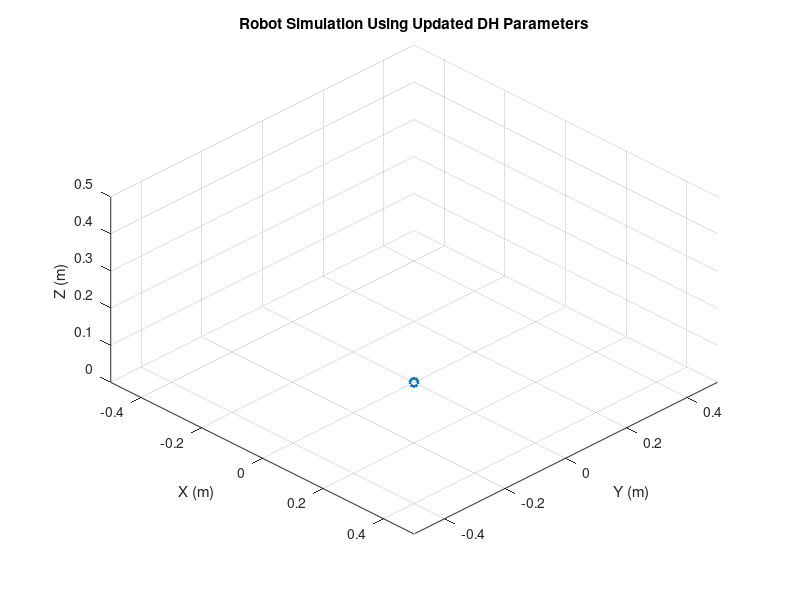

MATLAB code to generate this figure: (Note: this script raises an error after producing the figure.)
%%%%%%%%%%%%%%%%%%%%%%%%%%%%%%%%%%%%%%%%%%%%%%%%%%%%%%%%%%%%%%%%%%%%%%%%%%%
% Dynamixel Setup and Task Placeholders
%%%%%%%%%%%%%%%%%%%%%%%%%%%%%%%%%%%%%%%%%%%%%%%%%%%%%%%%%%%%%%%%%%%%%%%%%%%

clc;
clear all;
close all;
%% -- TASK 1.a --

% This script uses the following DH table:
%
%   Frame (i) | α_(i-1)      | a_(i-1) | θ_i                     | d_i
%   ---------------------------------------------------------------
%   Frame 1   | 0            | 0       | theta1                  | 0.077
%   Frame 2   | -π/2         | 0       | theta2 - 1.385448377    | 0
%   Frame 3   | 0            | 0.13    | theta3 + 1.385448377    | 0
%   Frame 4   | 0            | 0.124   | theta4                  | 0
%   Frame 5   | 0            | 0.126   | 0                       | 0

%%%%%%%%%%%%%%%%%%%%%%%%%%%%%%%%%%%%%%%%%%%%%%%%%%%%%%%%%%%%%%%%%%%%%%%%%%%

lib_name = '';

if strcmp(computer, 'PCWIN')
  lib_name = 'dxl_x86_c';
elseif strcmp(computer, 'PCWIN64')
  lib_name = 'dxl_x64_c';
elseif strcmp(computer, 'GLNX86')
  lib_name = 'libdxl_x86_c';
elseif strcmp(computer, 'GLNXA64')
  lib_name = 'libdxl_x64_c';
elseif strcmp(computer, 'MACI64')
  lib_name = 'libdxl_mac_c';
end

%{
%%%%%%%%%%%%%%%%%%%%%%%%%%%%%%%%%%%%%%%%%%%%%%%%%%%%%%%%%%%%%%%%%%%%%%%%%%%
%% UNCOMMENT THIS BLOCK FOR ACTUAL HARDWARE SETUP AND LIBRARY LOADING
%%%%%%%%%%%%%%%%%%%%%%%%%%%%%%%%%%%%%%%%%%%%%%%%%%%%%%%%%%%%%%%%%%%%%%%%%%%
if ~libisloaded(lib_name)
    [notfound, warnings] = loadlibrary(lib_name, 'dynamixel_sdk.h', ...
        'addheader', 'port_handler.h', 'addheader', 'packet_handler.h');
end
%}

%% ---- Control Table Addresses ---- %%
ADDR_PRO_TORQUE_ENABLE       = 64;           
ADDR_PRO_GOAL_POSITION       = 116; 
ADDR_PRO_PRESENT_POSITION    = 132; 
ADDR_PRO_OPERATING_MODE      = 11;
ADDR_PRO_PROFILE_VELOCITY    = 112;

%% ---- Other Settings ---- %%
PROTOCOL_VERSION            = 2.0;   
DXL_ID1                     = 11;     
DXL_ID2                     = 12;    
BAUDRATE                    = 57600;
DEVICENAME                  = 'COM5'; 

TORQUE_ENABLE               = 1; 
TORQUE_DISABLE              = 0; 
DXL_MINIMUM_POSITION_VALUE  = 0; 
DXL_MAXIMUM_POSITION_VALUE  = 4095;
DXL_MOVING_STATUS_THRESHOLD = 50; 
ESC_CHARACTER               = 'e'; 
COMM_SUCCESS                = 0; 
COMM_TX_FAIL                = -1001; 

%{
%%%%%%%%%%%%%%%%%%%%%%%%%%%%%%%%%%%%%%%%%%%%%%%%%%%%%%%%%%%%%%%%%%%%%%%%%%%
%% UNCOMMENT THIS BLOCK FOR ACTUAL HARDWARE INITIALIZATION
%%%%%%%%%%%%%%%%%%%%%%%%%%%%%%%%%%%%%%%%%%%%%%%%%%%%%%%%%%%%%%%%%%%%%%%%%%%
% Initialize PortHandler
port_num = portHandler(DEVICENAME);
% Initialize PacketHandler
packetHandler();

index = 1;
dxl_comm_result = COMM_TX_FAIL;
dxl_goal_position = [DXL_MINIMUM_POSITION_VALUE DXL_MAXIMUM_POSITION_VALUE];
dxl_error = 0;
dxl_present_position = 0;

% Open port
if (openPort(port_num))
    fprintf('Port Open\n');
else
    unloadlibrary(lib_name);
    fprintf('Failed to open the port\n');
    input('Press any key to terminate...\n');
    return;
end

% ----- SET MOTION LIMITS (Torque must be off) ----------- 
ADDR_MAX_POS = 48;
ADDR_MIN_POS = 52;
ADDR_TORQUE_ENABLE = 64;
MAX_POS = 3100;
MIN_POS = 1000;

% Example for two motors:
write1ByteTxRx(port_num, PROTOCOL_VERSION, DXL_ID1, ADDR_TORQUE_ENABLE, 0);
write4ByteTxRx(port_num, PROTOCOL_VERSION, DXL_ID1, ADDR_MAX_POS, MAX_POS);
write4ByteTxRx(port_num, PROTOCOL_VERSION, DXL_ID2, ADDR_MAX_POS, MAX_POS);
write4ByteTxRx(port_num, PROTOCOL_VERSION, DXL_ID1, ADDR_MIN_POS, MIN_POS);
write4ByteTxRx(port_num, PROTOCOL_VERSION, DXL_ID2, ADDR_MIN_POS, MIN_POS);

% Set port baudrate
if (setBaudRate(port_num, BAUDRATE))
    fprintf('Baudrate Set\n');
else
    unloadlibrary(lib_name);
    fprintf('Failed to change the baudrate!\n');
    input('Press any key to terminate...\n');
    return;
end

% Put actuators into Position Control Mode
write1ByteTxRx(port_num, PROTOCOL_VERSION, DXL_ID1, ADDR_PRO_OPERATING_MODE, 3);
write1ByteTxRx(port_num, PROTOCOL_VERSION, DXL_ID2, ADDR_PRO_OPERATING_MODE, 3);

% Set Profile Velocity
write4ByteTxRx(port_num, PROTOCOL_VERSION, DXL_ID1, ADDR_PRO_PROFILE_VELOCITY, 10);
write4ByteTxRx(port_num, PROTOCOL_VERSION, DXL_ID2, ADDR_PRO_PROFILE_VELOCITY, 10);

% Disable torque so we can freely read positions
write1ByteTxRx(port_num, PROTOCOL_VERSION, DXL_ID1, ADDR_PRO_TORQUE_ENABLE, 0);
write1ByteTxRx(port_num, PROTOCOL_VERSION, DXL_ID2, ADDR_PRO_TORQUE_ENABLE, 0);

dxl_comm_result = getLastTxRxResult(port_num, PROTOCOL_VERSION);
dxl_error = getLastRxPacketError(port_num, PROTOCOL_VERSION);
if dxl_comm_result ~= COMM_SUCCESS
    fprintf('%s\n', getTxRxResult(PROTOCOL_VERSION, dxl_comm_result));
elseif dxl_error ~= 0
    fprintf('%s\n', getRxPacketError(PROTOCOL_VERSION, dxl_error));
else
    fprintf('Dynamixel has been successfully connected \n');
end
%} 
% END OF HARDWARE BLOCK


%%%%%%%%%%%%%%%%%%%%%%%%%%%%%%%%%%%%%%%%%%%%%%%%%%%%%%%%%%%%%%%%%%%%%%%%%%%
%% Task 1.b: Graphical Simulation of the Robot (Updated DH Parameters)
%%%%%%%%%%%%%%%%%%%%%%%%%%%%%%%%%%%%%%%%%%%%%%%%%%%%%%%%%%%%%%%%%%%%%%%%%%%
% The transformation matrix used is:
%
%     T = [ cos(theta)             -sin(theta)             0           a;
%           sin(theta)*cos(alpha)  cos(theta)*cos(alpha)   -sin(alpha) -d*sin(alpha);
%           sin(theta)*sin(alpha)  cos(theta)*sin(alpha)    cos(alpha)  d*cos(alpha);
%           0                      0                       0           1];
%
% The drawFrame function draws coordinate frames using:
%   - green arrow for the x-axis,
%   - blue arrow for the y-axis,
%   - red arrow for the z-axis.
%
% In this simulation each joint is moved individually while the others
% remain fixed. To modify a joint’s motion, change its amplitude (amp)
% or other motion parameters in the corresponding section.
%%%%%%%%%%%%%%%%%%%%%%%%%%%%%%%%%%%%%%%%%%%%%%%%%%%%%%%%%%%%%%%%%%%%%%%%%%%

%% Setup the Figure and Axes
figure('Name','Robot Simulation','NumberTitle','off'); 
axis equal; grid on; hold on;
xlabel('X (m)'); ylabel('Y (m)'); zlabel('Z (m)');
title('Robot Simulation Using Updated DH Parameters');
xlim([-0.5, 0.5]); ylim([-0.5, 0.5]); zlim([0, 0.5]);
view(45,30);

frameScale = 0.05;

% Predefine initial joint angles (in radians)
theta1 = 0; 
theta2 = 0; 
theta3 = 0; 
theta4 = 0;  

% Pre-create the robot link plot (initial dummy data)
hRobot = plot3(0,0,0, '-o','LineWidth',2,'MarkerSize',6);

%% Define the number of steps for each joint movement and time vector
nSteps = 100;
tVec   = linspace(0, 2*pi, nSteps);

%%%%%%%%%%%%%%%%%%%%%%%%%%%%%%%%%%%%%%%%%%%%%%%%%%%%%%%%%%%%%%%%%%%%%%%%%%%
%% Animate Joint 1
%%%%%%%%%%%%%%%%%%%%%%%%%%%%%%%%%%%%%%%%%%%%%%%%%%%%%%%%%%%%%%%%%%%%%%%%%%%
% In this section, only theta1 moves while theta2, theta3, theta4 remain constant.
amp1 = 0.5;  % Modify this value to change the movement amplitude of Joint 1
disp('Animating Joint 1. Modify amp1 in the code to change its movement amplitude.');
for i = 1:nSteps
    theta1 = amp1 * sin(tVec(i));
    theta2 = 0;  
    theta3 = 0;
    theta4 = 0;
    
    T01 = dh_transform_updated(0,       0,           theta1,                0.077);
    T12 = dh_transform_updated(-pi/2,   0,           theta2 - 1.385448377,   0);
    T23 = dh_transform_updated(0,       0.13,        theta3 + 1.385448377,   0);
    T34 = dh_transform_updated(0,       0.124,       theta4,                0);
    T45 = dh_transform_updated(0,       0.126,       0,                     0);
    
    T02 = T01 * T12;
    T03 = T02 * T23;
    T04 = T03 * T34;
    T05 = T04 * T45;
    
    p0 = [0; 0; 0];
    p1 = T01(1:3,4);
    p2 = T02(1:3,4);
    p3 = T03(1:3,4);
    p4 = T04(1:3,4);
    p5 = T05(1:3,4);
    
    X = [p0(1) p1(1) p2(1) p3(1) p4(1) p5(1)];
    Y = [p0(2) p1(2) p2(2) p3(2) p4(2) p5(2)];
    Z = [p0(3) p1(3) p2(3) p3(3) p4(3) p5(3)];
    set(hRobot, 'XData', X, 'YData', Y, 'ZData', Z);
    
    hFrames = [];
    hFrames = [hFrames, drawFrame(eye(4), frameScale)];  % Base frame (frame 0)
    hFrames = [hFrames, drawFrame(T01, frameScale)];       % Frame 1
    hFrames = [hFrames, drawFrame(T02, frameScale)];       % Frame 2
    hFrames = [hFrames, drawFrame(T03, frameScale)];       % Frame 3
    hFrames = [hFrames, drawFrame(T04, frameScale)];       % Frame 4
    hFrames = [hFrames, drawFrame(T05, frameScale)];       % Frame 5
    
    drawnow;
    pause(0.05);
    delete(hFrames);
end
disp('Joint 1 animation complete. Press any key to animate Joint 2.');
pause;

%%%%%%%%%%%%%%%%%%%%%%%%%%%%%%%%%%%%%%%%%%%%%%%%%%%%%%%%%%%%%%%%%%%%%%%%%%%
%% Animate Joint 2
%%%%%%%%%%%%%%%%%%%%%%%%%%%%%%%%%%%%%%%%%%%%%%%%%%%%%%%%%%%%%%%%%%%%%%%%%%%
% Now theta2 moves (using the offset built into the DH parameters),
% while theta1 remains at its final value from Joint 1 and theta3/theta4 are fixed.
amp2 = 0.5;  % Modify this value to change the movement amplitude of Joint 2
disp('Animating Joint 2. Modify amp2 in the code to change its movement amplitude.');
for i = 1:nSteps
    theta2 = amp2 * sin(tVec(i));
   
    
    T01 = dh_transform_updated(0,       0,           theta1,                0.077);
    T12 = dh_transform_updated(-pi/2,   0,           theta2 - 1.385448377,   0);
    T23 = dh_transform_updated(0,       0.13,        theta3 + 1.385448377,   0);
    T34 = dh_transform_updated(0,       0.124,       theta4,                0);
    T45 = dh_transform_updated(0,       0.126,       0,                     0);
    
    T02 = T01 * T12;
    T03 = T02 * T23;
    T04 = T03 * T34;
    T05 = T04 * T45;
    
    p0 = [0; 0; 0];
    p1 = T01(1:3,4);
    p2 = T02(1:3,4);
    p3 = T03(1:3,4);
    p4 = T04(1:3,4);
    p5 = T05(1:3,4);
    
    X = [p0(1) p1(1) p2(1) p3(1) p4(1) p5(1)];
    Y = [p0(2) p1(2) p2(2) p3(2) p4(2) p5(2)];
    Z = [p0(3) p1(3) p2(3) p3(3) p4(3) p5(3)];
    set(hRobot, 'XData', X, 'YData', Y, 'ZData', Z);
    
    hFrames = [];
    hFrames = [hFrames, drawFrame(eye(4), frameScale)];
    hFrames = [hFrames, drawFrame(T01, frameScale)];
    hFrames = [hFrames, drawFrame(T02, frameScale)];
    hFrames = [hFrames, drawFrame(T03, frameScale)];
    hFrames = [hFrames, drawFrame(T04, frameScale)];
    hFrames = [hFrames, drawFrame(T05, frameScale)];
    
    drawnow;
    pause(0.05);
    delete(hFrames);
end
disp('Joint 2 animation complete. Press any key to animate Joint 3.');
pause;

%%%%%%%%%%%%%%%%%%%%%%%%%%%%%%%%%%%%%%%%%%%%%%%%%%%%%%%%%%%%%%%%%%%%%%%%%%%
%% Animate Joint 3
%%%%%%%%%%%%%%%%%%%%%%%%%%%%%%%%%%%%%%%%%%%%%%%%%%%%%%%%%%%%%%%%%%%%%%%%%%%
% Now theta3 moves while theta1 and theta2 remain at their current values.
amp3 = 0.5;  % Modify this value to change the movement amplitude of Joint 3
disp('Animating Joint 3. Modify amp3 in the code to change its movement amplitude.');
for i = 1:nSteps
    theta3 = amp3 * sin(tVec(i));
    
    T01 = dh_transform_updated(0,       0,           theta1,                0.077);
    T12 = dh_transform_updated(-pi/2,   0,           theta2 - 1.385448377,   0);
    T23 = dh_transform_updated(0,       0.13,        theta3 + 1.385448377,   0);
    T34 = dh_transform_updated(0,       0.124,       theta4,                0);
    T45 = dh_transform_updated(0,       0.126,       0,                     0);
    
    T02 = T01 * T12;
    T03 = T02 * T23;
    T04 = T03 * T34;
    T05 = T04 * T45;
    
    p0 = [0; 0; 0];
    p1 = T01(1:3,4);
    p2 = T02(1:3,4);
    p3 = T03(1:3,4);
    p4 = T04(1:3,4);
    p5 = T05(1:3,4);
    
    X = [p0(1) p1(1) p2(1) p3(1) p4(1) p5(1)];
    Y = [p0(2) p1(2) p2(2) p3(2) p4(2) p5(2)];
    Z = [p0(3) p1(3) p2(3) p3(3) p4(3) p5(3)];
    set(hRobot, 'XData', X, 'YData', Y, 'ZData', Z);
    
    hFrames = [];
    hFrames = [hFrames, drawFrame(eye(4), frameScale)];
    hFrames = [hFrames, drawFrame(T01, frameScale)];
    hFrames = [hFrames, drawFrame(T02, frameScale)];
    hFrames = [hFrames, drawFrame(T03, frameScale)];
    hFrames = [hFrames, drawFrame(T04, frameScale)];
    hFrames = [hFrames, drawFrame(T05, frameScale)];
    
    drawnow;
    pause(0.05);
    delete(hFrames);
end
disp('Joint 3 animation complete. Press any key to animate Joint 4.');
pause;

%%%%%%%%%%%%%%%%%%%%%%%%%%%%%%%%%%%%%%%%%%%%%%%%%%%%%%%%%%%%%%%%%%%%%%%%%%%
%% Animate Joint 4
%%%%%%%%%%%%%%%%%%%%%%%%%%%%%%%%%%%%%%%%%%%%%%%%%%%%%%%%%%%%%%%%%%%%%%%%%%%
% Finally, animate theta4 while the other joints remain fixed.
amp4 = 0.5;  % Modify this value to change the movement amplitude of Joint 4
disp('Animating Joint 4. Modify amp4 in the code to change its movement amplitude.');
for i = 1:nSteps
    theta4 = amp4 * sin(tVec(i));
    
    T01 = dh_transform_updated(0,       0,           theta1,                0.077);
    T12 = dh_transform_updated(-pi/2,   0,           theta2 - 1.385448377,   0);
    T23 = dh_transform_updated(0,       0.13,        theta3 + 1.385448377,   0);
    T34 = dh_transform_updated(0,       0.124,       theta4,                0);
    T45 = dh_transform_updated(0,       0.126,       0,                     0);
    
    T02 = T01 * T12;
    T03 = T02 * T23;
    T04 = T03 * T34;
    T05 = T04 * T45;
    
    p0 = [0; 0; 0];
    p1 = T01(1:3,4);
    p2 = T02(1:3,4);
    p3 = T03(1:3,4);
    p4 = T04(1:3,4);
    p5 = T05(1:3,4);
    
    X = [p0(1) p1(1) p2(1) p3(1) p4(1) p5(1)];
    Y = [p0(2) p1(2) p2(2) p3(2) p4(2) p5(2)];
    Z = [p0(3) p1(3) p2(3) p3(3) p4(3) p5(3)];
    set(hRobot, 'XData', X, 'YData', Y, 'ZData', Z);
    
    hFrames = [];
    hFrames = [hFrames, drawFrame(eye(4), frameScale)];
    hFrames = [hFrames, drawFrame(T01, frameScale)];
    hFrames = [hFrames, drawFrame(T02, frameScale)];
    hFrames = [hFrames, drawFrame(T03, frameScale)];
    hFrames = [hFrames, drawFrame(T04, frameScale)];
    hFrames = [hFrames, drawFrame(T05, frameScale)];
    
    drawnow;
    pause(0.05);
    delete(hFrames);
end
disp('Joint 4 animation complete. Animation finished.');



close all;
clear all;

%%%%%%%%%%%%%%%%%%%%%%%%%%%%%%%%%%%%%%%%%%%%%%%%%%%%%%%%%%%%%%%%%%%%%%%%%%%
%% Local Functions
%%%%%%%%%%%%%%%%%%%%%%%%%%%%%%%%%%%%%%%%%%%%%%%%%%%%%%%%%%%%%%%%%%%%%%%%%%%

% --- dh_transform_updated ------------------------------------------------
function T = dh_transform_updated(alpha, a, theta, d)  
    T = [ cos(theta)             -sin(theta)              0           a;
          sin(theta)*cos(alpha)  cos(theta)*cos(alpha)    -sin(alpha) -d*sin(alpha);
          sin(theta)*sin(alpha)  cos(theta)*sin(alpha)    cos(alpha)  d*cos(alpha);
          0                      0                       0           1];
end

% --- drawFrame -----------------------------------------------------------
function h = drawFrame(T, scale)
    % Draws a coordinate frame given a homogeneous transformation matrix T.
    % The frame is drawn with three quiver3 arrows:
    %   green for the x-axis, blue for the y-axis, and red for the z-axis.
    %
    %   Input:
    %     T     : 4x4 homogeneous transformation matrix for the frame
    %     scale : (optional) scaling factor for the axis vectors (default = 0.05)
    %
    %   Output:
    %     h     : handles to the three quiver objects
    
    if nargin < 2
        scale = 0.05;
    end
    
    origin = T(1:3,4);
    x_axis = T(1:3,1);
    y_axis = T(1:3,2);
    z_axis = T(1:3,3);
    
    h(1) = quiver3(origin(1), origin(2), origin(3), scale*x_axis(1), scale*x_axis(2), scale*x_axis(3),...
        'g','LineWidth',2,'MaxHeadSize',0.5);
    h(2) = quiver3(origin(1), origin(2), origin(3), scale*y_axis(1), scale*y_axis(2), scale*y_axis(3),...
        'b','LineWidth',2,'MaxHeadSize',0.5);
    h(3) = quiver3(origin(1), origin(2), origin(3), scale*z_axis(1), scale*z_axis(2), scale*z_axis(3),...
        'r','LineWidth',2,'MaxHeadSize',0.5);
end



